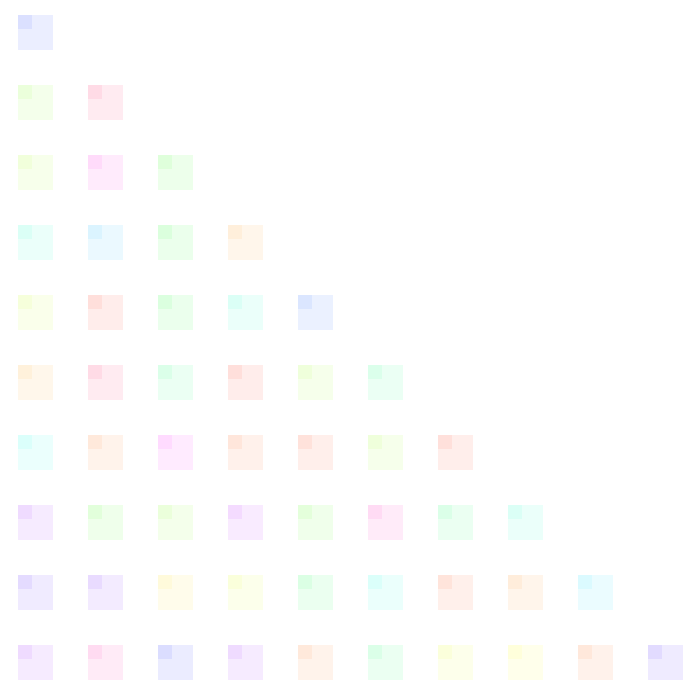
Frame 1 (no input)
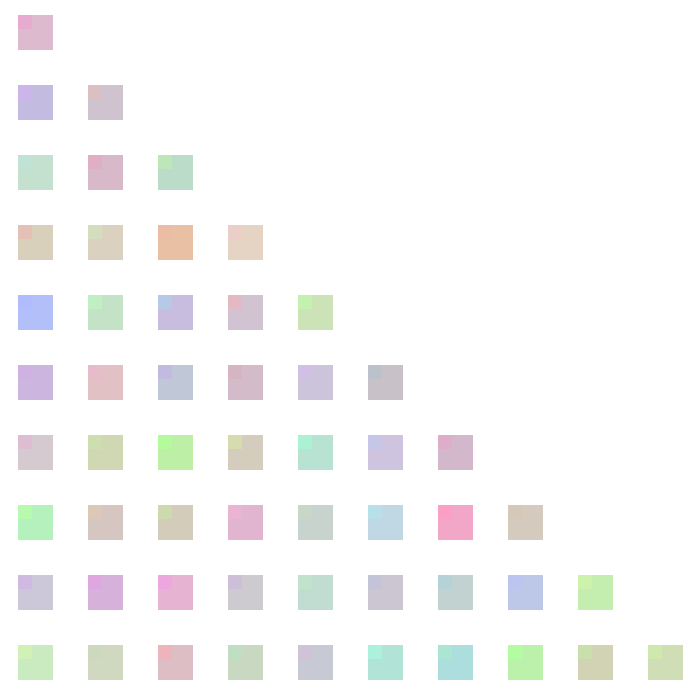
Frame 60 (the mouse pressed at the canvas centre just before this capture)
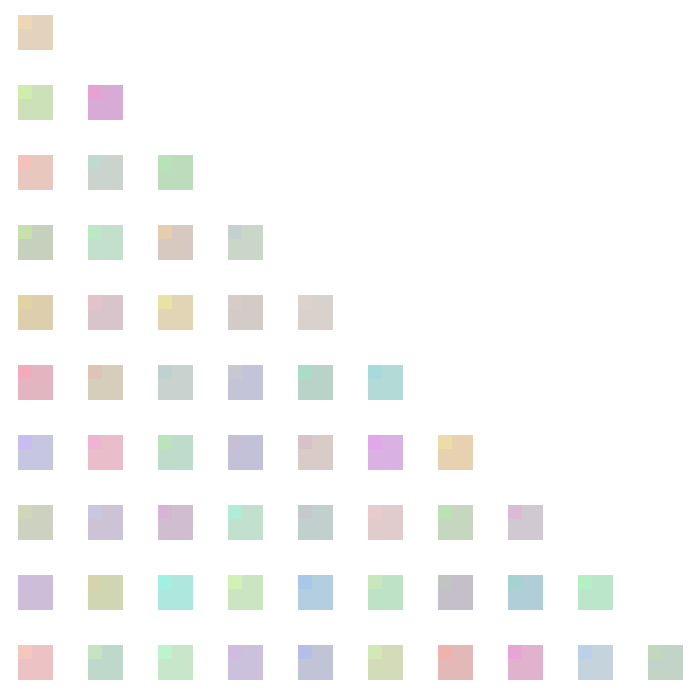
Frame 120 (the mouse held since frame 60 and released just before this capture)

The Processing sketch that drew these frames (run headless with seeded random() and noise(); from frame 60 on, the mouse is pressed at the canvas centre):

// Processing sketch: processing_167217
// ── processing_167217.pde

int midax, miday;
int numfigures;
int estat=1;
int counter;


void setup()
{
  size(700,700);
  numfigures = 10;
  midax = width/numfigures;
  miday = height/numfigures;
  ellipseMode(CORNER);
  noStroke();  
  background(255);  //set background white
  colorMode(HSB);   //set colors to Hue, Saturation, Brightness mode
  counter = 0;

}

void draw()
{
     if(estat == 2) {
     
       int nfigures=5;
       
    for (int j = 0; (j <= height/numfigures); j++)
    {
      for (int i = 0; i < height/numfigures; i++)
      {

 
        
              counter++; 
        stroke(255);
     fill(random(255),100,255,50); 
     ellipse(i*midax, j*miday, midax, miday);
     
     noStroke();
     fill(random(255),100,255,50);
     ellipse(i*midax, j*miday, midax/6, miday/6);
     
     fill(random(255),100,255,50);
     ellipse(i*midax, j*miday, midax/2, miday/2);
     

      }
    }
}

else {
    for(int j = 0; (j < height/numfigures); j++)
 {
   for (int i =0; i<=j; i++)
    {
              counter++;
        
        fill(random(255),100,255,50);
        rect(i*midax+18, j*miday+15, midax/2, miday/2);
        rect(i*midax+18, j*miday+15, midax/5, miday/5);
  
    }
 }
}
}
    
void keyPressed()
{
  if (key == 'r')  estat = 2;
  else                    estat = 1;
}
